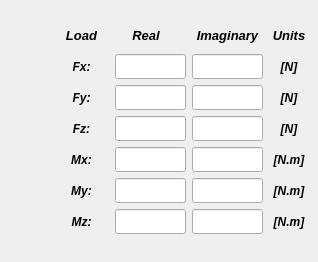
     <widget class="QWidget" name="tab_2">
      <attribute name="title">
       <string>Single values</string>
      </attribute>
      <widget class="QWidget" name="gridLayoutWidget">
       <property name="geometry">
        <rect>
         <x>54</x>
         <y>6</y>
         <width>255</width>
         <height>247</height>
        </rect>
       </property>
       <layout class="QGridLayout" name="gridLayout">
        <property name="bottomMargin">
         <number>2</number>
        </property>
        <property name="verticalSpacing">
         <number>6</number>
        </property>
        <item row="0" column="3">
         <layout class="QVBoxLayout" name="verticalLayout_8">
          <item>
           <widget class="QLabel" name="label_5">
            <property name="minimumSize">
             <size>
              <width>40</width>
              <height>25</height>
             </size>
            </property>
            <property name="maximumSize">
             <size>
              <width>40</width>
              <height>25</height>
             </size>
            </property>
            <property name="font">
             <font>
              <family>Arial</family>
              <pointsize>10</pointsize>
              <weight>75</weight>
              <italic>true</italic>
              <bold>true</bold>
             </font>
            </property>
            <property name="text">
             <string>Units</string>
            </property>
            <property name="alignment">
             <set>Qt::AlignCenter</set>
            </property>
           </widget>
          </item>
          <item>
           <widget class="QLabel" name="label_13">
            <property name="minimumSize">
             <size>
              <width>0</width>
              <height>25</height>
             </size>
            </property>
            <property name="maximumSize">
             <size>
              <width>16777215</width>
              <height>25</height>
             </size>
            </property>
            <property name="font">
             <font>
              <family>Arial</family>
              <weight>75</weight>
              <italic>true</italic>
              <bold>true</bold>
             </font>
            </property>
            <property name="text">
             <string>[N]</string>
            </property>
            <property name="alignment">
             <set>Qt::AlignCenter</set>
            </property>
           </widget>
          </item>
          <item>
           <widget class="QLabel" name="label_14">
            <property name="minimumSize">
             <size>
              <width>0</width>
              <height>25</height>
             </size>
            </property>
            <property name="maximumSize">
             <size>
              <width>16777215</width>
              <height>25</height>
             </size>
            </property>
            <property name="font">
             <font>
              <family>Arial</family>
              <weight>75</weight>
              <italic>true</italic>
              <bold>true</bold>
             </font>
            </property>
            <property name="text">
             <string>[N]</string>
            </property>
            <property name="alignment">
             <set>Qt::AlignCenter</set>
            </property>
           </widget>
          </item>
          <item>
           <widget class="QLabel" name="label_15">
            <property name="minimumSize">
             <size>
              <width>0</width>
              <height>25</height>
             </size>
            </property>
            <property name="maximumSize">
             <size>
              <width>16777215</width>
              <height>25</height>
             </size>
            </property>
            <property name="font">
             <font>
              <family>Arial</family>
              <weight>75</weight>
              <italic>true</italic>
              <bold>true</bold>
             </font>
            </property>
            <property name="text">
             <string>[N]</string>
            </property>
            <property name="alignment">
             <set>Qt::AlignCenter</set>
            </property>
           </widget>
          </item>
          <item>
           <widget class="QLabel" name="label_16">
            <property name="minimumSize">
             <size>
              <width>0</width>
              <height>25</height>
             </size>
            </property>
            <property name="maximumSize">
             <size>
              <width>16777215</width>
              <height>25</height>
             </size>
            </property>
            <property name="font">
             <font>
              <family>Arial</family>
              <weight>75</weight>
              <italic>true</italic>
              <bold>true</bold>
             </font>
            </property>
            <property name="text">
             <string>[N.m]</string>
            </property>
            <property name="alignment">
             <set>Qt::AlignCenter</set>
            </property>
           </widget>
          </item>
          <item>
           <widget class="QLabel" name="label_17">
            <property name="minimumSize">
             <size>
              <width>0</width>
              <height>25</height>
             </size>
            </property>
            <property name="maximumSize">
             <size>
              <width>16777215</width>
              <height>25</height>
             </size>
            </property>
            <property name="font">
             <font>
              <family>Arial</family>
              <weight>75</weight>
              <italic>true</italic>
              <bold>true</bold>
             </font>
            </property>
            <property name="text">
             <string>[N.m]</string>
            </property>
            <property name="alignment">
             <set>Qt::AlignCenter</set>
            </property>
           </widget>
          </item>
          <item>
           <widget class="QLabel" name="label_12">
            <property name="minimumSize">
             <size>
              <width>0</width>
              <height>25</height>
             </size>
            </property>
            <property name="maximumSize">
             <size>
              <width>16777215</width>
              <height>25</height>
             </size>
            </property>
            <property name="font">
             <font>
              <family>Arial</family>
              <weight>75</weight>
              <italic>true</italic>
              <bold>true</bold>
             </font>
            </property>
            <property name="text">
             <string>[N.m]</string>
            </property>
            <property name="alignment">
             <set>Qt::AlignCenter</set>
            </property>
           </widget>
          </item>
         </layout>
        </item>
        <item row="0" column="0">
         <layout class="QVBoxLayout" name="verticalLayout_6">
          <item>
           <widget class="QLabel" name="label_3">
            <property name="minimumSize">
             <size>
              <width>55</width>
              <height>25</height>
             </size>
            </property>
            <property name="maximumSize">
             <size>
              <width>55</width>
              <height>25</height>
             </size>
            </property>
            <property name="font">
             <font>
              <family>Arial</family>
              <pointsize>10</pointsize>
              <weight>75</weight>
              <italic>true</italic>
              <bold>true</bold>
             </font>
            </property>
            <property name="text">
             <string>Load</string>
            </property>
            <property name="alignment">
             <set>Qt::AlignCenter</set>
            </property>
           </widget>
          </item>
          <item>
           <widget class="QLabel" name="label_6">
            <property name="minimumSize">
             <size>
              <width>0</width>
              <height>25</height>
             </size>
            </property>
            <property name="maximumSize">
             <size>
              <width>16777215</width>
              <height>25</height>
             </size>
            </property>
            <property name="font">
             <font>
              <family>Arial</family>
              <weight>75</weight>
              <italic>true</italic>
              <bold>true</bold>
             </font>
            </property>
            <property name="text">
             <string>Fx:</string>
            </property>
            <property name="alignment">
             <set>Qt::AlignCenter</set>
            </property>
           </widget>
          </item>
          <item>
           <widget class="QLabel" name="label_7">
            <property name="minimumSize">
             <size>
              <width>0</width>
              <height>25</height>
             </size>
            </property>
            <property name="maximumSize">
             <size>
              <width>16777215</width>
              <height>25</height>
             </size>
            </property>
            <property name="font">
             <font>
              <family>Arial</family>
              <weight>75</weight>
              <italic>true</italic>
              <bold>true</bold>
             </font>
            </property>
            <property name="text">
             <string>Fy:</string>
            </property>
            <property name="alignment">
             <set>Qt::AlignCenter</set>
            </property>
           </widget>
          </item>
          <item>
           <widget class="QLabel" name="label_8">
            <property name="minimumSize">
             <size>
              <width>0</width>
              <height>25</height>
             </size>
            </property>
            <property name="maximumSize">
             <size>
              <width>16777215</width>
              <height>25</height>
             </size>
            </property>
            <property name="font">
             <font>
              <family>Arial</family>
              <weight>75</weight>
              <italic>true</italic>
              <bold>true</bold>
             </font>
            </property>
            <property name="text">
             <string>Fz:</string>
            </property>
            <property name="alignment">
             <set>Qt::AlignCenter</set>
            </property>
           </widget>
          </item>
          <item>
           <widget class="QLabel" name="label_10">
            <property name="minimumSize">
             <size>
              <width>0</width>
              <height>25</height>
             </size>
            </property>
            <property name="maximumSize">
             <size>
              <width>16777215</width>
              <height>25</height>
             </size>
            </property>
            <property name="font">
             <font>
              <family>Arial</family>
              <weight>75</weight>
              <italic>true</italic>
              <bold>true</bold>
             </font>
            </property>
            <property name="text">
             <string>Mx:</string>
            </property>
            <property name="alignment">
             <set>Qt::AlignCenter</set>
            </property>
           </widget>
          </item>
          <item>
           <widget class="QLabel" name="label_11">
            <property name="minimumSize">
             <size>
              <width>0</width>
              <height>25</height>
             </size>
            </property>
            <property name="maximumSize">
             <size>
              <width>16777215</width>
              <height>25</height>
             </size>
            </property>
            <property name="font">
             <font>
              <family>Arial</family>
              <weight>75</weight>
              <italic>true</italic>
              <bold>true</bold>
             </font>
            </property>
            <property name="text">
             <string>My:</string>
            </property>
            <property name="alignment">
             <set>Qt::AlignCenter</set>
            </property>
           </widget>
          </item>
          <item>
           <widget class="QLabel" name="label_9">
            <property name="minimumSize">
             <size>
              <width>0</width>
              <height>25</height>
             </size>
            </property>
            <property name="maximumSize">
             <size>
              <width>16777215</width>
              <height>25</height>
             </size>
            </property>
            <property name="font">
             <font>
              <family>Arial</family>
              <weight>75</weight>
              <italic>true</italic>
              <bold>true</bold>
             </font>
            </property>
            <property name="text">
             <string>Mz:</string>
            </property>
            <property name="alignment">
             <set>Qt::AlignCenter</set>
            </property>
           </widget>
          </item>
         </layout>
        </item>
        <item row="0" column="1">
         <layout class="QVBoxLayout" name="verticalLayout_7">
          <item>
           <widget class="QLabel" name="label_4">
            <property name="minimumSize">
             <size>
              <width>62</width>
              <height>25</height>
             </size>
            </property>
            <property name="maximumSize">
             <size>
              <width>62</width>
              <height>25</height>
             </size>
            </property>
            <property name="font">
             <font>
              <family>Arial</family>
              <pointsize>10</pointsize>
              <weight>75</weight>
              <italic>true</italic>
              <bold>true</bold>
             </font>
            </property>
            <property name="text">
             <string>Real</string>
            </property>
            <property name="alignment">
             <set>Qt::AlignCenter</set>
            </property>
           </widget>
          </item>
          <item>
           <widget class="QLineEdit" name="lineEdit_real_ux">
            <property name="minimumSize">
             <size>
              <width>0</width>
              <height>25</height>
             </size>
            </property>
            <property name="maximumSize">
             <size>
              <width>16777215</width>
              <height>25</height>
             </size>
            </property>
            <property name="font">
             <font>
              <family>Arial</family>
              <weight>75</weight>
              <italic>true</italic>
              <bold>true</bold>
             </font>
            </property>
            <property name="text">
             <string/>
            </property>
            <property name="alignment">
             <set>Qt::AlignCenter</set>
            </property>
           </widget>
          </item>
          <item>
           <widget class="QLineEdit" name="lineEdit_real_uy">
            <property name="minimumSize">
             <size>
              <width>0</width>
              <height>25</height>
             </size>
            </property>
            <property name="maximumSize">
             <size>
              <width>16777215</width>
              <height>25</height>
             </size>
            </property>
            <property name="font">
             <font>
              <family>Arial</family>
              <weight>75</weight>
              <italic>true</italic>
              <bold>true</bold>
             </font>
            </property>
            <property name="alignment">
             <set>Qt::AlignCenter</set>
            </property>
           </widget>
          </item>
          <item>
           <widget class="QLineEdit" name="lineEdit_real_uz">
            <property name="minimumSize">
             <size>
              <width>0</width>
              <height>25</height>
             </size>
            </property>
            <property name="maximumSize">
             <size>
              <width>16777215</width>
              <height>25</height>
             </size>
            </property>
            <property name="font">
             <font>
              <family>Arial</family>
              <weight>75</weight>
              <italic>true</italic>
              <bold>true</bold>
             </font>
            </property>
            <property name="alignment">
             <set>Qt::AlignCenter</set>
            </property>
           </widget>
          </item>
          <item>
           <widget class="QLineEdit" name="lineEdit_real_rx">
            <property name="minimumSize">
             <size>
              <width>0</width>
              <height>25</height>
             </size>
            </property>
            <property name="maximumSize">
             <size>
              <width>16777215</width>
              <height>25</height>
             </size>
            </property>
            <property name="font">
             <font>
              <family>Arial</family>
              <weight>75</weight>
              <italic>true</italic>
              <bold>true</bold>
             </font>
            </property>
            <property name="alignment">
             <set>Qt::AlignCenter</set>
            </property>
           </widget>
          </item>
          <item>
           <widget class="QLineEdit" name="lineEdit_real_ry">
            <property name="minimumSize">
             <size>
              <width>0</width>
              <height>25</height>
             </size>
            </property>
            <property name="maximumSize">
             <size>
              <width>16777215</width>
              <height>25</height>
             </size>
            </property>
            <property name="font">
             <font>
              <family>Arial</family>
              <weight>75</weight>
              <italic>true</italic>
              <bold>true</bold>
             </font>
            </property>
            <property name="alignment">
             <set>Qt::AlignCenter</set>
            </property>
           </widget>
          </item>
          <item>
           <widget class="QLineEdit" name="lineEdit_real_rz">
            <property name="minimumSize">
             <size>
              <width>0</width>
              <height>25</height>
             </size>
            </property>
            <property name="maximumSize">
             <size>
              <width>16777215</width>
              <height>25</height>
             </size>
            </property>
            <property name="font">
             <font>
              <family>Arial</family>
              <weight>75</weight>
              <italic>true</italic>
              <bold>true</bold>
             </font>
            </property>
            <property name="alignment">
             <set>Qt::AlignCenter</set>
            </property>
           </widget>
          </item>
         </layout>
        </item>
        <item row="0" column="2">
         <layout class="QVBoxLayout" name="verticalLayout_14">
          <item>
           <widget class="QLabel" name="label_20">
            <property name="minimumSize">
             <size>
              <width>0</width>
              <height>25</height>
             </size>
            </property>
            <property name="maximumSize">
             <size>
              <width>16777215</width>
              <height>25</height>
             </size>
            </property>
            <property name="font">
             <font>
              <family>Arial</family>
              <pointsize>10</pointsize>
              <weight>75</weight>
              <italic>true</italic>
              <bold>true</bold>
             </font>
            </property>
            <property name="text">
             <string>Imaginary</string>
            </property>
            <property name="alignment">
             <set>Qt::AlignCenter</set>
            </property>
           </widget>
          </item>
          <item>
           <widget class="QLineEdit" name="lineEdit_imag_ux">
            <property name="minimumSize">
             <size>
              <width>0</width>
              <height>25</height>
             </size>
            </property>
            <property name="maximumSize">
             <size>
              <width>16777215</width>
              <height>25</height>
             </size>
            </property>
            <property name="font">
             <font>
              <family>Arial</family>
              <weight>75</weight>
              <italic>true</italic>
              <bold>true</bold>
             </font>
            </property>
            <property name="alignment">
             <set>Qt::AlignCenter</set>
            </property>
           </widget>
          </item>
          <item>
           <widget class="QLineEdit" name="lineEdit_imag_uy">
            <property name="minimumSize">
             <size>
              <width>0</width>
              <height>25</height>
             </size>
            </property>
            <property name="maximumSize">
             <size>
              <width>16777215</width>
              <height>25</height>
             </size>
            </property>
            <property name="font">
             <font>
              <family>Arial</family>
              <weight>75</weight>
              <italic>true</italic>
              <bold>true</bold>
             </font>
            </property>
            <property name="alignment">
             <set>Qt::AlignCenter</set>
            </property>
           </widget>
          </item>
          <item>
           <widget class="QLineEdit" name="lineEdit_imag_uz">
            <property name="minimumSize">
             <size>
              <width>0</width>
              <height>25</height>
             </size>
            </property>
            <property name="maximumSize">
             <size>
              <width>16777215</width>
              <height>25</height>
             </size>
            </property>
            <property name="font">
             <font>
              <family>Arial</family>
              <weight>75</weight>
              <italic>true</italic>
              <bold>true</bold>
             </font>
            </property>
            <property name="alignment">
             <set>Qt::AlignCenter</set>
            </property>
           </widget>
          </item>
          <item>
           <widget class="QLineEdit" name="lineEdit_imag_rx">
            <property name="minimumSize">
             <size>
              <width>0</width>
              <height>25</height>
             </size>
            </property>
            <property name="maximumSize">
             <size>
              <width>16777215</width>
              <height>25</height>
             </size>
            </property>
            <property name="font">
             <font>
              <family>Arial</family>
              <weight>75</weight>
              <italic>true</italic>
              <bold>true</bold>
             </font>
            </property>
            <property name="alignment">
             <set>Qt::AlignCenter</set>
            </property>
           </widget>
          </item>
          <item>
           <widget class="QLineEdit" name="lineEdit_imag_ry">
            <property name="minimumSize">
             <size>
              <width>0</width>
              <height>25</height>
             </size>
            </property>
            <property name="maximumSize">
             <size>
              <width>16777215</width>
              <height>25</height>
             </size>
            </property>
            <property name="font">
             <font>
              <family>Arial</family>
              <weight>75</weight>
              <italic>true</italic>
              <bold>true</bold>
             </font>
            </property>
            <property name="alignment">
             <set>Qt::AlignCenter</set>
            </property>
           </widget>
          </item>
          <item>
           <widget class="QLineEdit" name="lineEdit_imag_rz">
            <property name="minimumSize">
             <size>
              <width>0</width>
              <height>25</height>
             </size>
            </property>
            <property name="maximumSize">
             <size>
              <width>16777215</width>
              <height>25</height>
             </size>
            </property>
            <property name="font">
             <font>
              <family>Arial</family>
              <weight>75</weight>
              <italic>true</italic>
              <bold>true</bold>
             </font>
            </property>
            <property name="alignment">
             <set>Qt::AlignCenter</set>
            </property>
           </widget>
          </item>
         </layout>
        </item>
       </layout>
      </widget>
     </widget>
